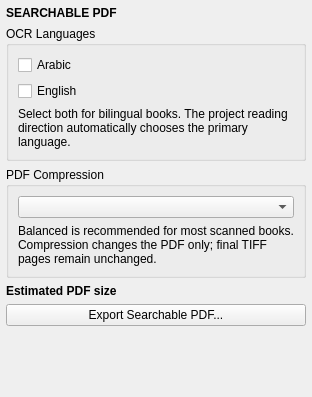
<?xml version="1.0" encoding="UTF-8"?>
<ui version="4.0">
 <class>OcrOptionsWidget</class>
 <widget class="QWidget" name="OcrOptionsWidget">
  <layout class="QVBoxLayout" name="verticalLayout">
   <property name="leftMargin"><number>6</number></property>
   <property name="topMargin"><number>6</number></property>
   <property name="rightMargin"><number>6</number></property>
   <item>
    <widget class="QLabel" name="titleLabel">
     <property name="font"><font><bold>true</bold></font></property>
     <property name="text"><string>SEARCHABLE PDF</string></property>
    </widget>
   </item>
   <item>
    <widget class="QGroupBox" name="languagesGroup">
     <property name="title"><string>OCR Languages</string></property>
     <layout class="QVBoxLayout" name="languagesLayout">
      <item><widget class="QCheckBox" name="arabicCheckBox"><property name="text"><string>Arabic</string></property></widget></item>
      <item><widget class="QCheckBox" name="englishCheckBox"><property name="text"><string>English</string></property></widget></item>
      <item>
       <widget class="QLabel" name="languageHelpLabel">
        <property name="text"><string>Select both for bilingual books. The project reading direction automatically chooses the primary language.</string></property>
        <property name="wordWrap"><bool>true</bool></property>
       </widget>
      </item>
     </layout>
    </widget>
   </item>
   <item>
    <widget class="QGroupBox" name="compressionGroup">
     <property name="title"><string>PDF Compression</string></property>
     <layout class="QVBoxLayout" name="compressionLayout">
      <item><widget class="QComboBox" name="compressionCombo"/></item>
      <item>
       <widget class="QLabel" name="compressionHelpLabel">
        <property name="text"><string>Balanced is recommended for most scanned books. Compression changes the PDF only; final TIFF pages remain unchanged.</string></property>
        <property name="wordWrap"><bool>true</bool></property>
       </widget>
      </item>
     </layout>
    </widget>
   </item>
   <item>
    <widget class="QLabel" name="estimateLabel">
     <property name="font"><font><bold>true</bold></font></property>
     <property name="text"><string>Estimated PDF size</string></property>
     <property name="wordWrap"><bool>true</bool></property>
    </widget>
   </item>
   <item><widget class="QPushButton" name="exportPdfButton"><property name="text"><string>Export Searchable PDF...</string></property></widget></item>
   <item><widget class="QLabel" name="lastExportLabel"><property name="text"><string/></property><property name="wordWrap"><bool>true</bool></property></widget></item>
   <item>
    <spacer name="verticalSpacer">
     <property name="orientation"><enum>Qt::Vertical</enum></property>
     <property name="sizeHint" stdset="0"><size><width>20</width><height>40</height></size></property>
    </spacer>
   </item>
  </layout>
 </widget>
 <resources/>
 <connections/>
</ui>
